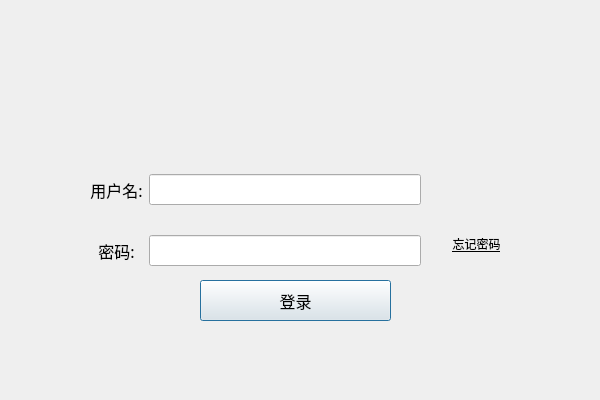
<?xml version="1.0" encoding="UTF-8"?>
<ui version="4.0">
 <class>login</class>
 <widget class="QDialog" name="login">
  <property name="geometry">
   <rect>
    <x>0</x>
    <y>0</y>
    <width>600</width>
    <height>400</height>
   </rect>
  </property>
  <property name="windowTitle">
   <string>Dialog</string>
  </property>
  <widget class="QLabel" name="label">
   <property name="geometry">
    <rect>
     <x>220</x>
     <y>50</y>
     <width>100</width>
     <height>100</height>
    </rect>
   </property>
   <property name="text">
    <string/>
   </property>
   <property name="pixmap">
    <pixmap resource="icon.qrc">:/icon/person.png</pixmap>
   </property>
   <property name="scaledContents">
    <bool>true</bool>
   </property>
  </widget>
  <widget class="QPushButton" name="btnLogin">
   <property name="geometry">
    <rect>
     <x>200</x>
     <y>280</y>
     <width>191</width>
     <height>41</height>
    </rect>
   </property>
   <property name="font">
    <font>
     <family>等线</family>
     <pointsize>12</pointsize>
    </font>
   </property>
   <property name="text">
    <string>登录</string>
   </property>
  </widget>
  <widget class="QPushButton" name="btn_forgetPsword">
   <property name="geometry">
    <rect>
     <x>430</x>
     <y>230</y>
     <width>93</width>
     <height>27</height>
    </rect>
   </property>
   <property name="font">
    <font>
     <family>等线</family>
     <pointsize>9</pointsize>
     <weight>50</weight>
     <bold>false</bold>
     <underline>true</underline>
    </font>
   </property>
   <property name="text">
    <string>忘记密码</string>
   </property>
   <property name="flat">
    <bool>true</bool>
   </property>
  </widget>
  <widget class="QWidget" name="widget" native="true">
   <property name="geometry">
    <rect>
     <x>90</x>
     <y>150</y>
     <width>331</width>
     <height>141</height>
    </rect>
   </property>
   <property name="font">
    <font>
     <family>等线</family>
     <pointsize>12</pointsize>
    </font>
   </property>
   <layout class="QGridLayout" name="gridLayout">
    <item row="2" column="0">
     <widget class="QLabel" name="label_3">
      <property name="text">
       <string>密码:</string>
      </property>
      <property name="alignment">
       <set>Qt::AlignCenter</set>
      </property>
     </widget>
    </item>
    <item row="2" column="2">
     <widget class="QLineEdit" name="lineEdit_password">
      <property name="echoMode">
       <enum>QLineEdit::Password</enum>
      </property>
     </widget>
    </item>
    <item row="0" column="0">
     <widget class="QLabel" name="label_2">
      <property name="text">
       <string>用户名:</string>
      </property>
      <property name="alignment">
       <set>Qt::AlignCenter</set>
      </property>
     </widget>
    </item>
    <item row="0" column="2">
     <widget class="QLineEdit" name="lineEdit_name">
      <property name="font">
       <font>
        <family>等线</family>
        <pointsize>12</pointsize>
       </font>
      </property>
      <property name="styleSheet">
       <string notr="true"/>
      </property>
     </widget>
    </item>
   </layout>
  </widget>
  <zorder>btnLogin</zorder>
  <zorder>label</zorder>
  <zorder>btn_forgetPsword</zorder>
  <zorder>widget</zorder>
 </widget>
 <resources>
  <include location="icon.qrc"/>
 </resources>
 <connections>
  <connection>
   <sender>btnLogin</sender>
   <signal>clicked()</signal>
   <receiver>login</receiver>
   <slot>onLoginBtnClicked()</slot>
   <hints>
    <hint type="sourcelabel">
     <x>292</x>
     <y>303</y>
    </hint>
    <hint type="destinationlabel">
     <x>367</x>
     <y>364</y>
    </hint>
   </hints>
  </connection>
  <connection>
   <sender>btn_forgetPsword</sender>
   <signal>clicked()</signal>
   <receiver>login</receiver>
   <slot>forgetClicked()</slot>
   <hints>
    <hint type="sourcelabel">
     <x>483</x>
     <y>244</y>
    </hint>
    <hint type="destinationlabel">
     <x>534</x>
     <y>300</y>
    </hint>
   </hints>
  </connection>
 </connections>
 <slots>
  <slot>onLoginBtnClicked()</slot>
  <slot>forgetClicked()</slot>
 </slots>
</ui>
